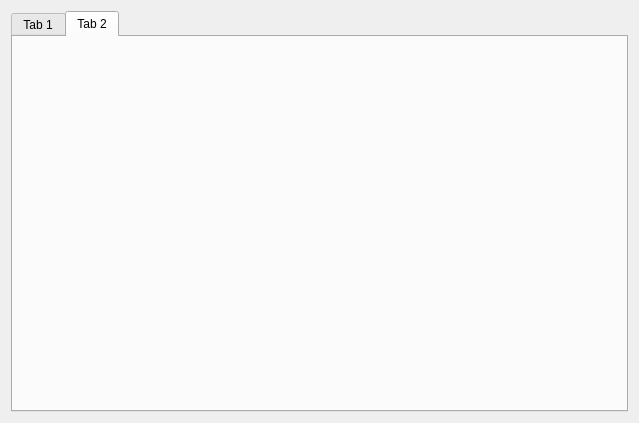
<?xml version="1.0" encoding="UTF-8"?>
<ui version="4.0">
 <class>MessageWidget</class>
 <widget class="QWidget" name="MessageWidget">
  <property name="geometry">
   <rect>
    <x>0</x>
    <y>0</y>
    <width>639</width>
    <height>423</height>
   </rect>
  </property>
  <property name="windowTitle">
   <string>Form</string>
  </property>
  <layout class="QGridLayout" name="gridLayout">
   <item row="0" column="0">
    <layout class="QVBoxLayout" name="verticalLayout">
     <item>
      <widget class="QTabWidget" name="tabWidget">
       <property name="currentIndex">
        <number>1</number>
       </property>
       <widget class="QWidget" name="widget">
        <attribute name="title">
         <string>Tab 1</string>
        </attribute>
       </widget>
       <widget class="QWidget" name="widget2">
        <attribute name="title">
         <string>Tab 2</string>
        </attribute>
       </widget>
      </widget>
     </item>
    </layout>
   </item>
  </layout>
 </widget>
 <resources/>
 <connections/>
</ui>
